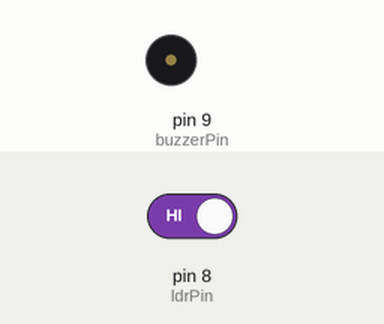
The sketch below on a simulated Arduino Uno, built with avr-gcc and run on an emulated ATmega328P. Shown: buzzer (waves = sounding, pin HIGH). Inputs (shaded band) come from the test bench; at power-on: pin 8 (ldrPin) HIGH.

Above: at 1.2 s.
1.3 s: pin 8 (ldrPin) driven LOW
At 1.7 s:
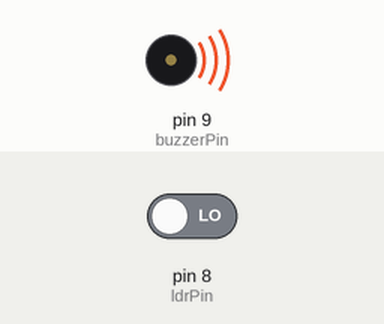
2.8 s: pin 8 (ldrPin) driven HIGH
At 4.1 s:
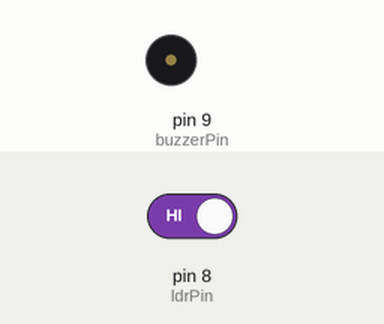
Timing chart, 0 to 5.8 s (numbered marks = the images above; inputs shaded):
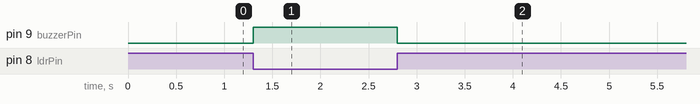

Measured:
- after the input at 1.3 s, pin 9 (buzzerPin): LOW → HIGH at once
- after the input at 2.8 s, pin 9 (buzzerPin): HIGH → LOW at once

The sketch:

HomeSecurity.ino
```cpp
const int ldrPin = 8; // LDR connected to digital pin D2
const int buzzerPin = 9; // Buzzer connected to digital pin D9

void setup() {
  pinMode(ldrPin, INPUT);
  pinMode(buzzerPin, OUTPUT);
}

void loop() {
  int ldrStatus = digitalRead(ldrPin); // Read the status from LDR

  if (ldrStatus == LOW) {
    // If the LDR senses darkness, turn on the buzzer
    digitalWrite(buzzerPin, HIGH);
  } else {
    // If the LDR senses light, turn off the buzzer
    digitalWrite(buzzerPin, LOW);
  }

  delay(100); // Short delay for stability
}
```
